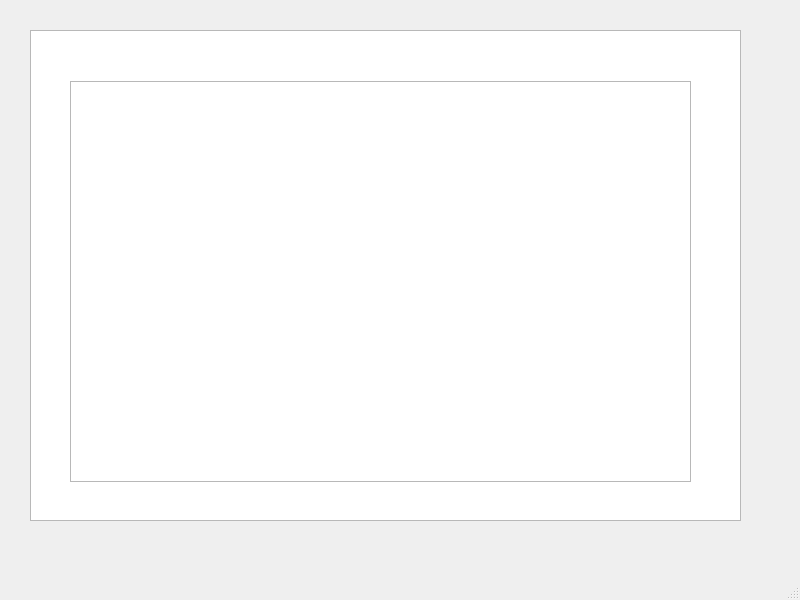
<?xml version="1.0" encoding="UTF-8"?>
<ui version="4.0">
 <class>MainWindow</class>
 <widget class="QMainWindow" name="MainWindow">
  <property name="geometry">
   <rect>
    <x>0</x>
    <y>0</y>
    <width>800</width>
    <height>600</height>
   </rect>
  </property>
  <property name="windowTitle">
   <string>MainWindow</string>
  </property>
  <widget class="QWidget" name="centralwidget">
   <widget class="QGraphicsView" name="graphicsView">
    <property name="geometry">
     <rect>
      <x>30</x>
      <y>30</y>
      <width>711</width>
      <height>491</height>
     </rect>
    </property>
   </widget>
   <widget class="QGraphicsView" name="graphicsView_2">
    <property name="geometry">
     <rect>
      <x>70</x>
      <y>81</y>
      <width>621</width>
      <height>401</height>
     </rect>
    </property>
   </widget>
  </widget>
  <widget class="QMenuBar" name="menubar">
   <property name="geometry">
    <rect>
     <x>0</x>
     <y>0</y>
     <width>800</width>
     <height>25</height>
    </rect>
   </property>
  </widget>
  <widget class="QStatusBar" name="statusbar"/>
 </widget>
 <resources/>
 <connections/>
</ui>
